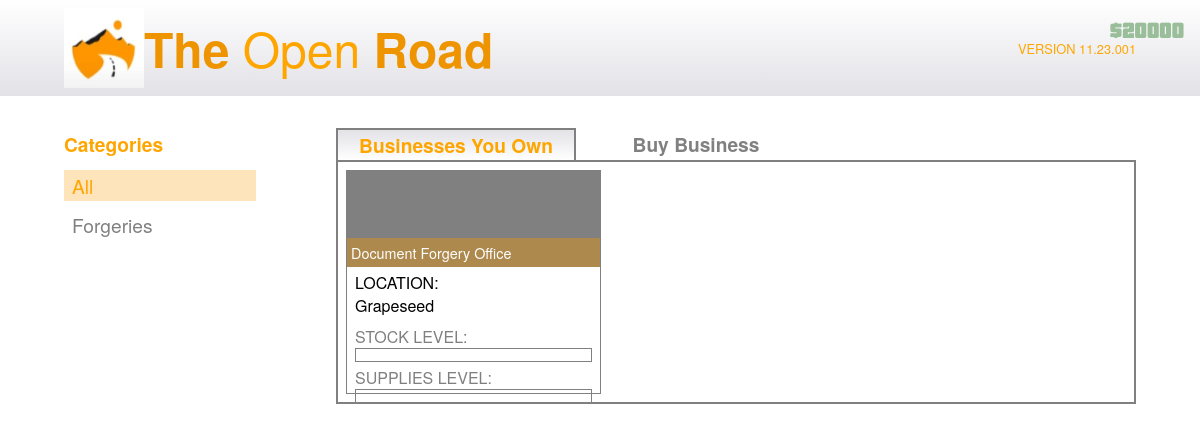
Page /home/22 on the committed database.
### app/database/create_db.py (models this page shows)
class BusinessType(db.Model):
	__tablename__ = "business_types"
	id = db.Column(db.Integer, primary_key=True, autoincrement=True)
	type_name = db.Column(db.String(67), unique=True, nullable=False)
	production_time = db.Column(db.Integer, nullable=False) # Time taken for one stock unit
	stock_value = db.Column(db.Integer, nullable=False) # Value of one stock unit
	supply_usage = db.Column(db.Float, nullable=False) # Supplies used for one stock unit
	equipment_upgrade_price = db.Column(db.Integer, nullable=False)
	equipment_upgrade_description = db.Column(db.String(670), default="No description.")
	staff_upgrade_price = db.Column(db.Integer, nullable=False)
	staff_upgrade_description = db.Column(db.String(670), default="No description.")
	security_upgrade_price = db.Column(db.Integer, nullable=False)
	security_upgrade_description = db.Column(db.String(670), default="No description")
	business = db.relationship("Business", backref="businesstype")

class BusinessLocation(db.Model):
	__tablename__ = "business_locations"
	id = db.Column(db.Integer, primary_key=True, autoincrement=True)
	location_name = db.Column(db.String(67), unique=True, nullable=False)
	business = db.relationship("Business", backref="businesslocation")

class User(db.Model):
	__tablename__ = "users"
	id = db.Column(db.Integer, primary_key=True, autoincrement=True)
	username = db.Column(db.String(67), unique=True, nullable=False)
	password_hash = db.Column(db.Integer, nullable=False)
	money = db.Column(db.Integer, default=670000) # Start with $670,000
	last_login_time = db.Column(db.Integer, default=int(datetime.now().timestamp()))
	owned_business = db.relationship("OwnedBusiness", backref="user")

### app/routes/home.py (the view)
@home_bp.route("/home/<int:id>")
def home(id: int):
	time_service = TimeService(id)
	time_service.update_owned_business_data()
	service = HomeService(id)
	owned_businesses = service.get_owned_businesses()
	unowned_businesses = service.get_unowned_businesses()
	money = MoneyService.get_user_money(id)
	return render_template("home.html", money=money, id=id, owned_businesses=owned_businesses, unowned_businesses=unowned_businesses)

### app/database/select_db.py (called while the page is built)
	@staticmethod
	def select_owned_businesses(user_id: int) -> list[dict]:
		owned_businesses = OwnedBusiness.query.filter(OwnedBusiness.user_id == user_id).all()
		res = []
		for owned_business in owned_businesses:
			business_type = owned_business.business.businesstype.type_name
			business_location = owned_business.business.businesslocation.location_name
			business_price = owned_business.business.price
			owned_business_id = owned_business.id
			stock_level = owned_business.stock_level
			supplies_level = owned_business.supplies_level
			res.append({
				"owned_business_id": owned_business_id,
				"type": business_type,
				"location": business_location,
				"price": business_price,
				"stock": stock_level,
				"supplies": supplies_level
			})
		return res

	@staticmethod
	def select_businesses() -> list[dict]:
		businesses = Business.query.all()
		res = []
		for business in businesses:
			business_type = business.businesstype.type_name
			business_location = business.businesslocation.location_name
			res.append({
				"business_id": business.id,
				"type": business_type,
				"location": business_location,
				"price": business.price
			})
		return res

	@staticmethod
	def select_user_money(user_id: int) -> int:
		user = User.query.filter(User.id == user_id).first()
		if user is None:
			return -1
		return user.money

	@staticmethod
	def select_last_login_time(id: int) -> int:
		user = User.query.filter(User.id == id).first()
		return user.last_login_time

### app/database/update_db.py (called while the page is built)
	@staticmethod
	def update_last_login_time(id: int, new_time: int) -> int:
		user = User.query.filter(User.id == id).first()
		user.last_login_time = new_time
		db.session.commit()
		return user.last_login_time

### app/services/home.py (called while the page is built)
	def get_owned_businesses(self):
		return Select.select_owned_businesses(self.user_id)

	def get_unowned_businesses(self):
		businesses = Select.select_businesses()
		owned = Select.select_owned_businesses(self.user_id)
		result = []
		for business in businesses:
			unowned = True
			for owned_business in owned:
				if business["business_id"] == owned_business["owned_business_id"]:
					unowned = False
					break # No point checking the rest
			if unowned:
				result.append(business)
		return result

### app/services/money.py (called while the page is built)
    @staticmethod
    def get_user_money(user_id: int) -> int:
        return Select.select_user_money(user_id)

### app/services/time.py (called while the page is built)
	def make_product(self, business: dict) -> int:
		business["stock_level"] += 1
		business["supplies_level"] -= business["supply_usage"]
		return 67

### app/templates/home.html (shortened to what this page needs)
{% extends "logged_in.html" %}
{% block style2 %}
<link rel="stylesheet" href="{{ url_for('static', filename='css/home.css') }}"/>
{% endblock %}
{% block main%}
<div id="category-div">
	<h2 id="category-heading">Categories</h2>
	<ul id="category-list">
		<li class="category selected" id="all">All</li>
		<li class="category" id="Document Forgery Office">Forgeries</li>
	</ul>
</div>
<div id="business-div">
	<div id="heading-div">
		<h2 id="owned-businesses-heading" class="selected-heading">Businesses You Own</h2>
		<h2 id="unowned-businesses-heading" class="unselected-heading">Buy Business</h2>
	</div>
	<div id="business-grid">
		{% for business in owned_businesses %}
		<a id="{{ business.owned_business_id }}" class="business-card" href="/business_management/{{ id }}/{{ business.owned_business_id }}">
			<div class="image-div">
				<div class="image-placeholder"></div>
				<p class="type">{{ business.type }}</p>
			</div>
			<p class="location-h">LOCATION:</p>
			<p class="location-p">{{ business.location }}</p>
			<p class="level-text">STOCK LEVEL:</p>
			<div class="bar-container stock">
			</div>
			<p class="level-text">SUPPLIES LEVEL:</p>
			<div class="bar-container">
			</div>
		</a>
		{% endfor %}
	</div>
</div>
{% endblock %}

### app/templates/base.html (shortened to what this page needs)
<!DOCTYPE html>
<html>
	<head>
		{% block style %}{% endblock %}
	</head>
	<body>
		{% block body %}{% endblock %}
	</body>
	<p id="money">${{ money }}</p>
</html>

### app/static/css/logged_in.css (style rules this page uses)
* { margin: 0; padding: 0; box-sizing: border-box; }
html, body { width: 100%; overflow-x: hidden; height: 100vh; background: white; font-family: "Helvetica Neue", Helvetica, Arial, sans-serif; display: flex; flex-direction: column; }
#money { position: fixed; right: 1rem; top: 1rem; z-index: 99999; display: flex; justify-content: center; align-items: center; font-size: 1.5rem; color: rgb(154, 190, 154); font-family: 'Pricedown', sans-serif; }

### app/static/css/home.css (style rules this page uses)
:root { --dark-orange: #ee9400; --light-orange: #fcbc5467; --clear-orange: #ee940067; }
h2 { color: orange; font-size: 1.2rem; width: 15rem; height: 2rem; display: flex; align-items: center; justify-content: center; }
.unselected-heading { background-color: white; border: none; color: grey; cursor: pointer; }
.selected-heading { background: linear-gradient(to top, #ffffff 0%, #e2e2e7 100%); border: 2px solid grey; border-bottom: none; cursor: pointer; }
#category-heading { justify-content: flex-start; margin-bottom: calc(0.5rem + 2px); width: 12rem; }
li { color: grey; font-size: 1.2rem; }
.selected { color: orange; background: var(--light-orange); }
.location-p, .level-text, .location-h { color: black; width: 100%; padding-left: 0.5rem; }
.location-p { padding-bottom: 0.5rem; }
.level-text { color: grey; }
#category-div { display: flex; flex-direction: column; align-items: center; width: 12rem; }
ul { width: 100%; }
li { width: 100%; display: flex; align-items: center; justify-content: flex-start; text-decoration: none; padding: 0.125rem; padding-left: 0.5rem; cursor: pointer; margin-bottom: 0.5rem; }
#business-div { width: 50rem; }
#heading-div { width: 100%; display: flex; align-items: center; }
#business-grid { width: 100%; min-height: 2rem; max-height: 26rem; overflow-y: scroll; border: 2px solid grey; display: grid; grid-template-columns: repeat(3, 1fr); gap: 0.5rem; padding: 0.5rem; }
.business-card { height: 14rem; border: 1px solid grey; cursor: pointer; text-decoration: none; position: relative; }
.image-div { height: 6rem; width: 100%; position: relative; margin-bottom: 0.25rem; }
.image-placeholder { width: 100%; height: 100%; background-color: grey; }
.type { position: absolute; bottom: 0; left: 0; right: 0; background-color: var(--clear-orange); color: white; padding: 0.25rem; text-align: left; font-size: 0.9rem; }
.bar-container { margin-left: 0.5rem; width: calc(100% - 1rem); height: 0.875rem; border: 1px solid grey; }
.stock { margin-bottom: 0.25rem; }
#money { position: fixed; right: 1rem; top: 1rem; z-index: 99999; display: flex; justify-content: center; align-items: center; font-size: 1.5rem; color: rgb(154, 190, 154); font-family: 'Pricedown', sans-serif; }

### rows in the picture
BusinessType: type "Document Forgery Office"
BusinessLocation: location "Grapeseed"
User: money "20000"
